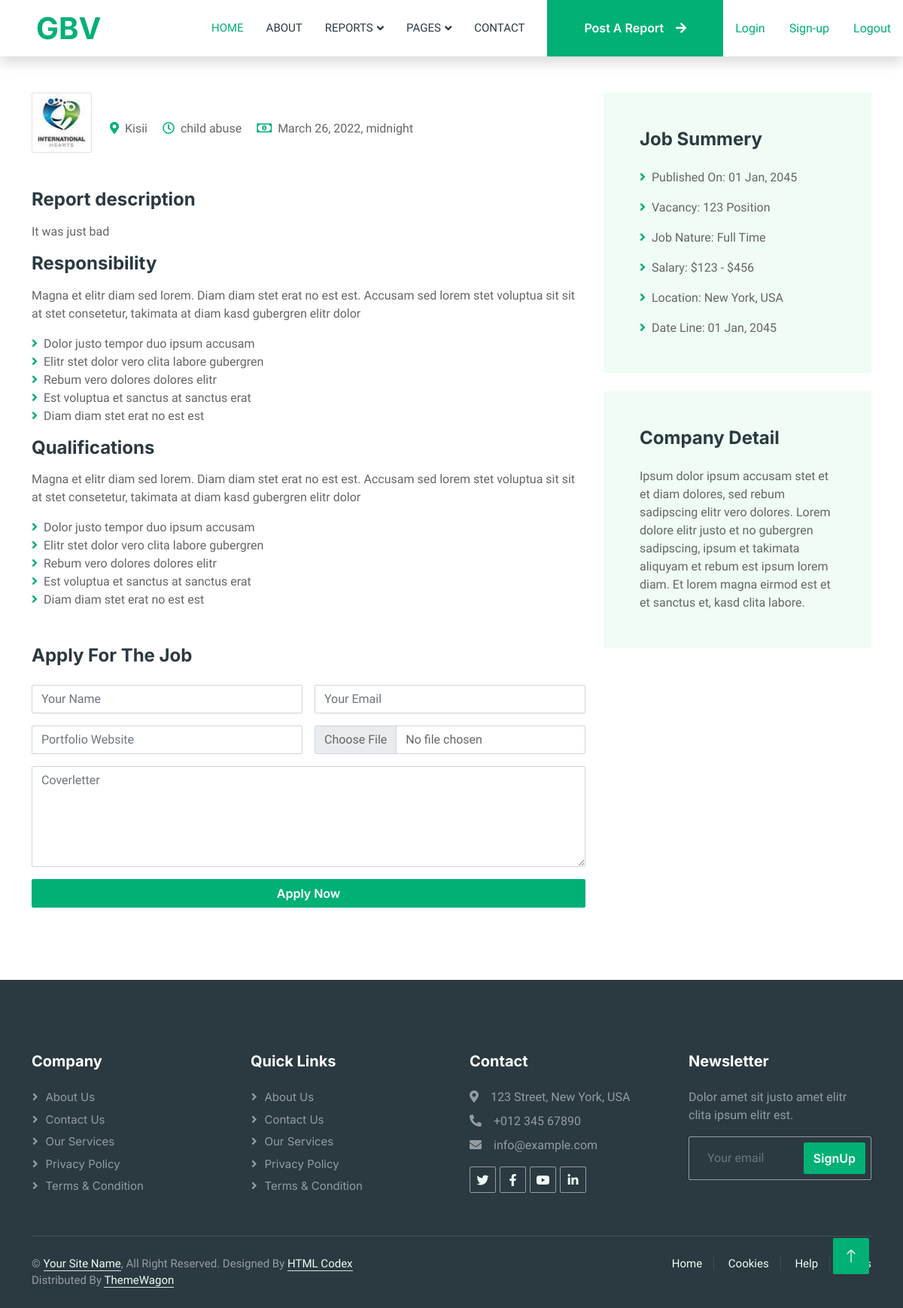
/report/17/ (signed in), run on the app's committed database.
### gbvcrimereportapp/models.py (models this page shows, shortened)
class Report(models.Model):
    report_title = models.CharField(max_length=100)
    reporter = models.ForeignKey(User, on_delete=models.CASCADE,null=True)
    crime_location = models.CharField(max_length=100)
    type_of_crime = models.CharField(max_length=100)
    crime_description = models.CharField(max_length=100)
    crime_date = models.DateTimeField(default=timezone.now)
    phone_no= models.IntegerField()

### gbvcrimereportapp/views.py (the view)
# urls.py: path('report/<int:report_id>/',report,name='report'),
@login_required(login_url='useraccounts:login')
def report(request,report_id):
    report = Report.objects.get(id=report_id)
    context = {'report':report}
    return render(request,'report.html',context)

### templates/report.html (shortened to what this page needs)
{% extends 'base.html' %}
{% load static %}
{% block content %}
        <div class="container-xxl py-5 wow fadeInUp" data-wow-delay="0.1s">
            <div class="container">
                <div class="row gy-5 gx-4">
                    <div class="col-lg-8">
                        <div class="d-flex align-items-center mb-5">
                            <img class="flex-shrink-0 img-fluid border rounded" src="img/com-logo-2.jpg" alt="" style="width: 80px; height: 80px;">
                            <div class="text-start ps-4">
                                <span class="text-truncate me-3"><i class="fa fa-map-marker-alt text-primary me-2"></i>{{report.crime_location}}</span>
                                <span class="text-truncate me-3"><i class="far fa-clock text-primary me-2"></i>{{report.type_of_crime}}</span>
                                <span class="text-truncate me-0"><i class="far fa-money-bill-alt text-primary me-2"></i>{{report.crime_date}}</span>
                            </div>
                        </div>
                        <div class="mb-5">
                            <h4 class="mb-3">Report description</h4>
                            <p>{{report.crime_description }}</p>
                            <h4 class="mb-3">Responsibility</h4>
                            <p>Magna et elitr diam sed lorem. Diam diam stet erat no est est. Accusam sed lorem stet voluptua sit sit at stet consetetur, takimata at diam kasd gubergren elitr dolor</p>
                            <ul class="list-unstyled">
                                <li><i class="fa fa-angle-right text-primary me-2"></i>Dolor justo tempor duo ipsum accusam</li>
                                <li><i class="fa fa-angle-right text-primary me-2"></i>Elitr stet dolor vero clita labore gubergren</li>
                                <li><i class="fa fa-angle-right text-primary me-2"></i>Rebum vero dolores dolores elitr</li>
                                <li><i class="fa fa-angle-right text-primary me-2"></i>Est voluptua et sanctus at sanctus erat</li>
                                <li><i class="fa fa-angle-right text-primary me-2"></i>Diam diam stet erat no est est</li>
                            </ul>
                            <h4 class="mb-3">Qualifications</h4>
                            <p>Magna et elitr diam sed lorem. Diam diam stet erat no est est. Accusam sed lorem stet voluptua sit sit at stet consetetur, takimata at diam kasd gubergren elitr dolor</p>
                            <ul class="list-unstyled">
                                <li><i class="fa fa-angle-right text-primary me-2"></i>Dolor justo tempor duo ipsum accusam</li>
                                <li><i class="fa fa-angle-right text-primary me-2"></i>Elitr stet dolor vero clita labore gubergren</li>
                                <li><i class="fa fa-angle-right text-primary me-2"></i>Rebum vero dolores dolores elitr</li>
                                <li><i class="fa fa-angle-right text-primary me-2"></i>Est voluptua et sanctus at sanctus erat</li>
                                <li><i class="fa fa-angle-right text-primary me-2"></i>Diam diam stet erat no est est</li>
                            </ul>
                        </div>
                        <div class="">
                            <h4 class="mb-4">Apply For The Job</h4>
                            <form>
                                <div class="row g-3">
                                    <div class="col-12 col-sm-6">
                                        <input type="text" class="form-control" placeholder="Your Name">
                                    </div>
                                    <div class="col-12 col-sm-6">
                                        <input type="email" class="form-control" placeholder="Your Email">
                                    </div>
                                    <div class="col-12 col-sm-6">
                                        <input type="text" class="form-control" placeholder="Portfolio Website">
                                    </div>
                                    <div class="col-12 col-sm-6">
                                        <input type="file" class="form-control bg-white">
                                    </div>
                                    <div class="col-12">
                                        <textarea class="form-control" rows="5" placeholder="Coverletter"></textarea>
                                    </div>
                                    <div class="col-12">
                                        <button class="btn btn-primary w-100" type="submit">Apply Now</button>
                                    </div>
                                </div>
                            </form>
                        </div>
                    </div>
                    <div class="col-lg-4">
                        <div class="bg-light rounded p-5 mb-4 wow slideInUp" data-wow-delay="0.1s">
                            <h4 class="mb-4">Job Summery</h4>
                            <p><i class="fa fa-angle-right text-primary me-2"></i>Published On: 01 Jan, 2045</p>
                            <p><i class="fa fa-angle-right text-primary me-2"></i>Vacancy: 123 Position</p>
                            <p><i class="fa fa-angle-right text-primary me-2"></i>Job Nature: Full Time</p>
                            <p><i class="fa fa-angle-right text-primary me-2"></i>Salary: $123 - $456</p>
                            <p><i class="fa fa-angle-right text-primary me-2"></i>Location: New York, USA</p>
                            <p class="m-0"><i class="fa fa-angle-right text-primary me-2"></i>Date Line: 01 Jan, 2045</p>
                        </div>
                        <div class="bg-light rounded p-5 wow slideInUp" data-wow-delay="0.1s">
                            <h4 class="mb-4">Company Detail</h4>
                            <p class="m-0">Ipsum dolor ipsum accusam stet et et diam dolores, sed rebum sadipscing elitr vero dolores. Lorem dolore elitr justo et no gubergren sadipscing, ipsum et takimata aliquyam et rebum est ipsum lorem diam. Et lorem magna eirmod est et et sanctus et, kasd clita labore.</p>
                        </div>
                    </div>
                </div>
            </div>
        </div>
    {% endblock content %}

### static/css/style.css (style rules this page uses)
:root { --primary: #00B074; --secondary: #2B9BFF; --light: #EFFDF5; --dark: #2B3940; }
.btn { font-family: 'Inter', sans-serif; font-weight: 600; transition: .5s; }
.btn.btn-primary, .btn.btn-secondary { color: #FFFFFF; }

### data on the page
Report: crime_location "Kisii", type_of_crime "child abuse", crime_date "March 26, 2022, midnight", crime_description "It was just bad"
